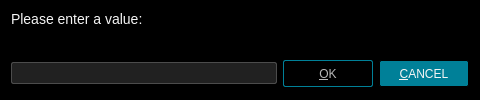
<?xml version="1.0" encoding="UTF-8"?>
<ui version="4.0">
 <class>InputDialog</class>
 <widget class="QDialog" name="InputDialog">
  <property name="geometry">
   <rect>
    <x>0</x>
    <y>0</y>
    <width>480</width>
    <height>100</height>
   </rect>
  </property>
  <property name="windowTitle">
   <string>Dialog</string>
  </property>
  <property name="styleSheet">
   <string notr="true">QWidget {
	font: 12px &quot;Noto Sans&quot;, &quot;FreeSans&quot;;
	background: black;
	color: whitesmoke;
}

/* QLineEdit */

QLineEdit {
	background: #212121;
	border: 1px solid #4C4C4C;
	border-radius: 2px;
	padding: 2px;
}
QLineEdit:focus {
    border: 1px solid #008098;
}

/* QPushButton */

QPushButton {
    background: #008098;
	color: whitesmoke;
	border: 1px solid black;
	border-radius: 2px;
    min-width: 88px;
	min-height: 25px;
}
QPushButton:default {
	border: 1px solid whitesmoke;
}
QPushButton:pressed {
    background: #005A6A;
}
QPushButton:disabled {
	background: black;
	border: 1px solid #008098;
    color: #B8B8B8;
}</string>
  </property>
  <layout class="QVBoxLayout" name="verticalLayout">
   <property name="spacing">
    <number>0</number>
   </property>
   <item>
    <widget class="QLabel" name="messageLabel">
     <property name="styleSheet">
      <string notr="true">#messageLabel {
	font-size: 14px;
}</string>
     </property>
     <property name="text">
      <string>Please enter a value:</string>
     </property>
     <property name="alignment">
      <set>Qt::AlignLeading|Qt::AlignLeft|Qt::AlignTop</set>
     </property>
    </widget>
   </item>
   <item>
    <widget class="QWidget" name="horizontalWidget" native="true">
     <property name="sizePolicy">
      <sizepolicy hsizetype="Preferred" vsizetype="Fixed">
       <horstretch>0</horstretch>
       <verstretch>0</verstretch>
      </sizepolicy>
     </property>
     <layout class="QHBoxLayout" name="horizontalLayout">
      <property name="leftMargin">
       <number>0</number>
      </property>
      <property name="topMargin">
       <number>0</number>
      </property>
      <property name="rightMargin">
       <number>0</number>
      </property>
      <property name="bottomMargin">
       <number>2</number>
      </property>
      <item>
       <widget class="QLineEdit" name="inputLineEdit">
        <property name="clearButtonEnabled">
         <bool>true</bool>
        </property>
       </widget>
      </item>
      <item>
       <widget class="QPushButton" name="okButton">
        <property name="enabled">
         <bool>false</bool>
        </property>
        <property name="sizePolicy">
         <sizepolicy hsizetype="Fixed" vsizetype="Minimum">
          <horstretch>0</horstretch>
          <verstretch>0</verstretch>
         </sizepolicy>
        </property>
        <property name="text">
         <string>&amp;OK</string>
        </property>
        <property name="default">
         <bool>true</bool>
        </property>
       </widget>
      </item>
      <item>
       <widget class="QPushButton" name="cancelButton">
        <property name="sizePolicy">
         <sizepolicy hsizetype="Fixed" vsizetype="Fixed">
          <horstretch>0</horstretch>
          <verstretch>0</verstretch>
         </sizepolicy>
        </property>
        <property name="text">
         <string>&amp;CANCEL</string>
        </property>
        <property name="autoDefault">
         <bool>false</bool>
        </property>
       </widget>
      </item>
     </layout>
    </widget>
   </item>
  </layout>
 </widget>
 <resources/>
 <connections/>
</ui>
